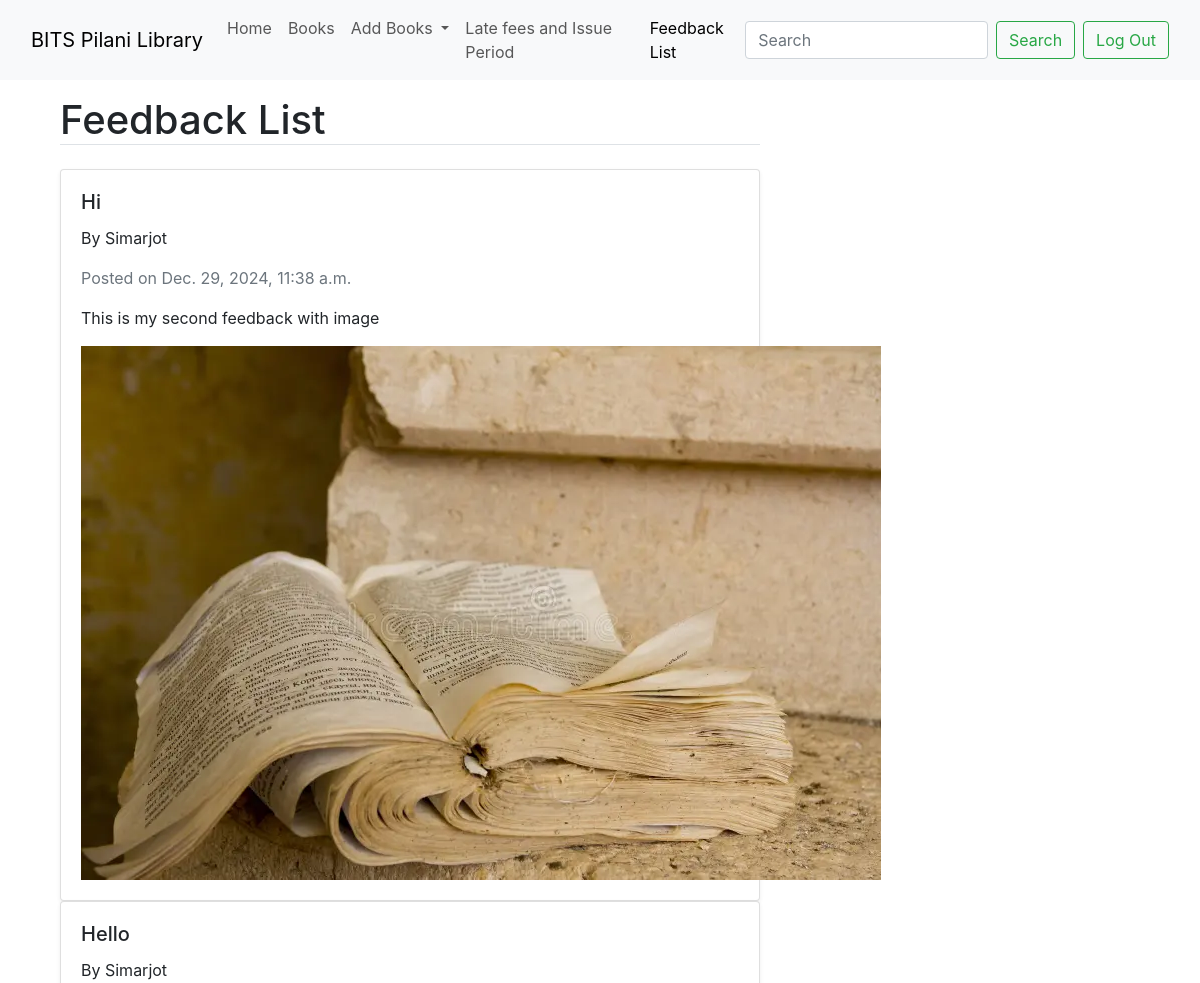
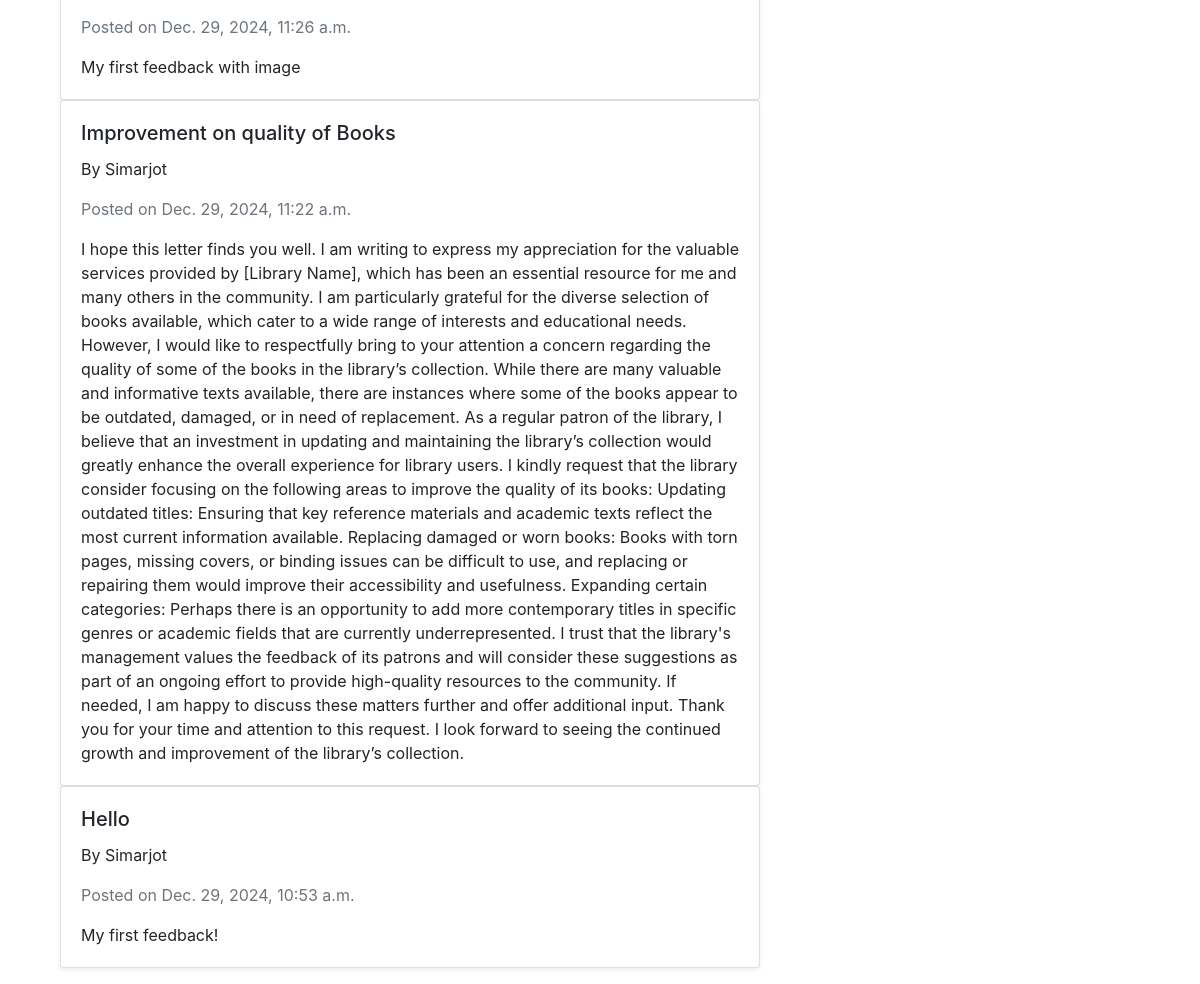
/librarian/feedbackList (signed in), run on the app's committed database (2 pictures, top to bottom).
### home/models.py (models this page shows, shortened)
class feedback(models.Model):
    user = models.ForeignKey(User, on_delete=models.CASCADE)
    subject = models.CharField(max_length=60)
    content = models.TextField()
    date_posted = models.DateTimeField(default = timezone.now)
    feedbackImage = models.ImageField(null = True, blank = True, default = None, upload_to='feedbackImage')

### home/views.py (the view)
# urls.py: path('librarian/feedbackList', lib_feedbackList.as_view(), name = "lib_feedbackList"),
class lib_feedbackList(LoginRequiredMixin, ListView):
    model = feedback
    context_object_name = 'feedbacks'
    ordering = ['-date_posted']
    template_name = 'home/lib_feedbackList.html'

### home/templates/home/lib_feedbackList.html (shortened to what this page needs)
{%extends 'home/lib_base.html'%}
{%block feedbackList%}active{%endblock feedbackList%}
{%block content%}
<div class="container my-3">
    <h1 class="border-bottom mb-4">Feedback List</h1>
      {%if feedbacks%}
          {%for feedback in feedbacks%}
            <div class="blog-post card shadow-sm">
              <div class="card-body d-flex">
                <div>
                  <h5 class="card-title">{{feedback.subject}}</h5>
                  <p>By {{feedback.user}}</p>
                  <p class="card-text text-muted">Posted on {{feedback.date_posted}}</p>
                  <p class="card-text">{{feedback.content}}</p>
                  {%if feedback.feedbackImage%}
                    <img src = "{{feedback.feedbackImage.url}}">
                  {%endif%}
                </div>
                </div>
              </div>
          {%endfor%}
      {%else%}
         <p>You have not given any feedbacks yet.</p>
      {%endif%}
{%endblock content%}

### home/templates/home/lib_base.html (shortened to what this page needs)
<!DOCTYPE html>
<html lang="en">
<head>
    <link rel="stylesheet" href="https://maxcdn.bootstrapcdn.com/bootstrap/4.0.0/css/bootstrap.min.css">
    <link href="https://cdn.jsdelivr.net/npm/bootstrap@5.3.0/dist/css/bootstrap.min.css" rel="stylesheet">
    <link rel="stylesheet" href="https://cdn.jsdelivr.net/npm/bootstrap@4.6.2/dist/css/bootstrap.min.css">
</head>
<body>
    <nav class="navbar navbar-expand-lg bg-body-tertiary">
        <div class="container-fluid">
          <a class="navbar-brand" href="{%url 'librarian-home'%}">BITS Pilani Library</a>
          <div class="collapse navbar-collapse" id="navbarSupportedContent">
            <ul class="navbar-nav me-auto mb-2 mb-lg-0">
              <li class="nav-item">
                <a class="nav-link {%block home%}{%endblock home%}" aria-current="page" href="{%url 'librarian-home'%}">Home</a>
              </li>
              <li class="nav-item">
                <a class="nav-link {%block bookList%}{%endblock bookList%}" href="{%url 'lib_listOfBooks'%}">Books</a>
              </li>
              <li class="nav-item dropdown">
                <a class="nav-link dropdown-toggle {%block addBook%}{%endblock addBook%}" href="#" role="button" data-bs-toggle="dropdown" aria-expanded="false">
                  Add Books
                </a>
              </li>
              <li class="nav-item">
                <a class="nav-link {%block params%}{%endblock params%}" href="{%url 'lib_paramsDetail' 1 %}">Late fees and Issue Period</a>
              </li>
              <li class="nav-item">
                <a class="nav-link {%block feedbackList%}{%endblock feedbackList%}" href="{%url 'lib_feedbackList' %}">Feedback List</a>
              </li>
            </ul>
            <form class="d-flex" action = "{%url 'search'%}" role="search">
              <input class="form-control me-2" type="search" placeholder="Search" aria-label="Search" name = "query" id = "query">
              <button class="btn btn-outline-success" type="submit">Search</button>
            </form>
            <form method = "post" action = "{%url 'logout'%}">
              <button type = "submit" class = "btn btn-outline-success ml-2">Log Out</button>
            </form>
          </div>
        </div>
      </nav>
      <main role="main" class="container">
        <div class="row">
          <div class="col-md-8">
            {% block content %}{% endblock %}
          </div>
          </div>
        </div>
      </main>
</body>
</html>

### data on the page
feedback: subject "Hi", user "Simarjot", date_posted "Dec. 29, 2024, 11:38 a.m.", content "This is my second feedback with image", feedbackImage (picture)
feedback: subject "Hello", user "Simarjot", date_posted "Dec. 29, 2024, 11:26 a.m.", content "My first feedback with image"
feedback: subject "Improvement on quality of Books", user "Simarjot", date_posted "Dec. 29, 2024, 11:22 a.m.", content "I hope this letter finds you well. I am writing to express my appreciation for the valuable services provided by [Library Name], which has been an essential resource for me and many others in the community. I am particularly grateful for the diverse selection of books available, which cater to a wide range of interests and educational needs. However, I would like to respectfully bring to your attention a concern regarding the quality of some of the books in the library’s collection. While there are many valuable and informative texts available, there are instances where some of the books appear to be outdated, damaged, or in need of replacement. As a regular patron of the library, I believe…"
feedback: subject "Hello", user "Simarjot", date_posted "Dec. 29, 2024, 10:53 a.m.", content "My first feedback!"
